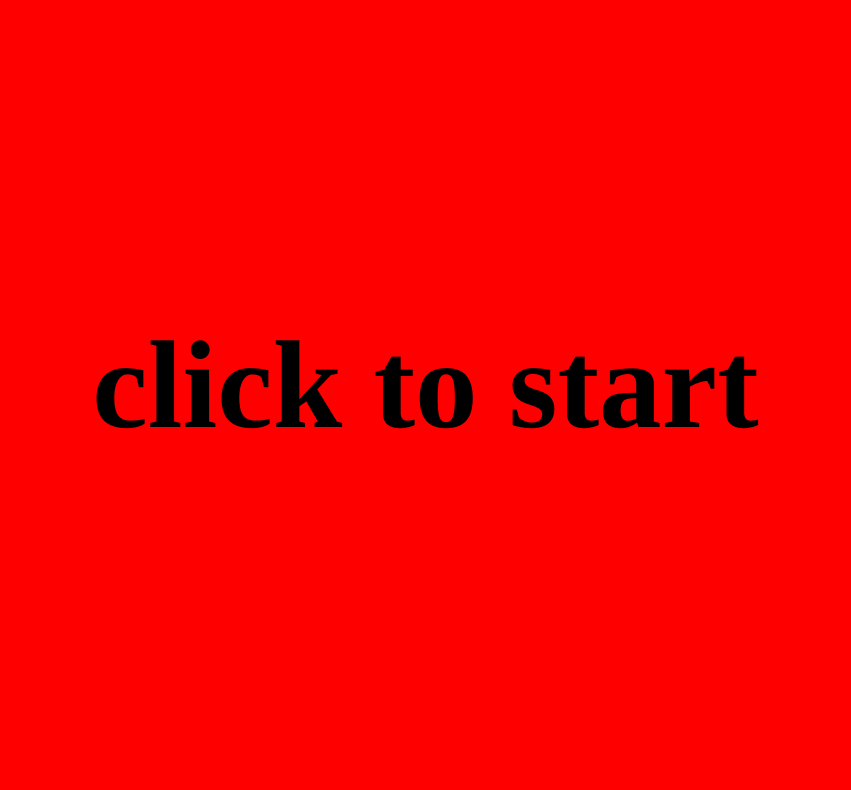
Frame 1 (no input)
Frame 60 (no input): identical to frame 1, image omitted
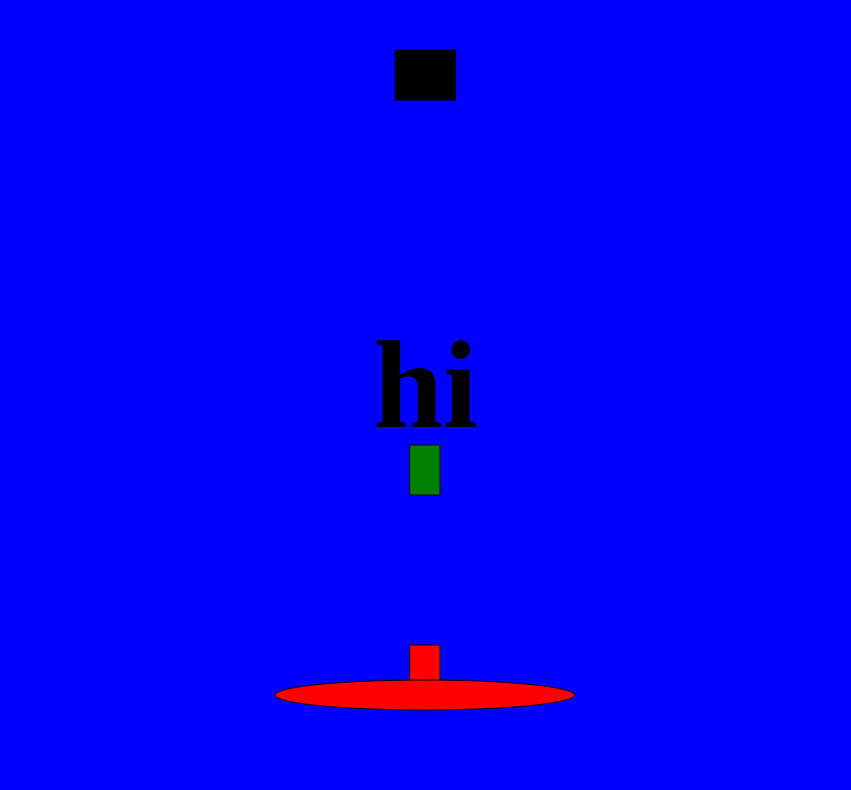
Frame 120 (the mouse pressed at the canvas centre since frame 60)

The p5.js sketch that drew these frames (run headless with seeded random() and noise() and a simulated clock; from frame 60 on, the mouse is pressed at the canvas centre):

// p5.js sketch
// ── sketch.js
let state = "pregame";
let y = 395 + 300; // for the space ship
let bulletX = 0;
let bulletY = 395 + 300;
let Shooting = false;

function setup() {
  createCanvas(851, 790); // 425 395
}

function draw() {

  textAlign(CENTER, CENTER); 
  textSize(125);
  textFont('Verdana');
  textStyle(BOLD);

  if (state === "pregame"){
    pregame();
  }
  else if(state === "game") {
    game();
  }
}

function pregame(){
  background('red');
    fill('black');
    text('click to start', width/2, height/2 );
}

function game(){
  // background
  background('blue');
  fill('black');
  text('hi', width/2, height/2 );

  enemy(); 

  if (mouseIsPressed && !Shooting){ // true
    bulletX = mouseX
    Shooting = true;
  }

  if (Shooting){ // false
    //bullet
    fill('green')
    rect(bulletX - 30/2, bulletY - 50, 30 , 50);
    bulletY = bulletY - 40;

    if (bulletY < 0){
      bulletY = 395 + 300; // reset to the position
      Shooting = false;
    }
  }

  // space ship
  fill('red');
  rect(mouseX - 30/2, y - 50, 30 , 50);
  ellipse(mouseX, y, 300, 30);
}

function mousePressed(){
  if (state === "pregame"){
    state = "game";
  } 
}

function enemy(){
  fill('black')
  rect(width/2 - 60/2, 50, 60, 50)
}

// reference space Invader
/* task list
need to make time count for disappear the text
else if game over
change the bullet size
intermediate: 
press 1 2 3 to transform the spaceship form
lives and point

game over pop out 
if (gameover is true) then it can restart
*/
